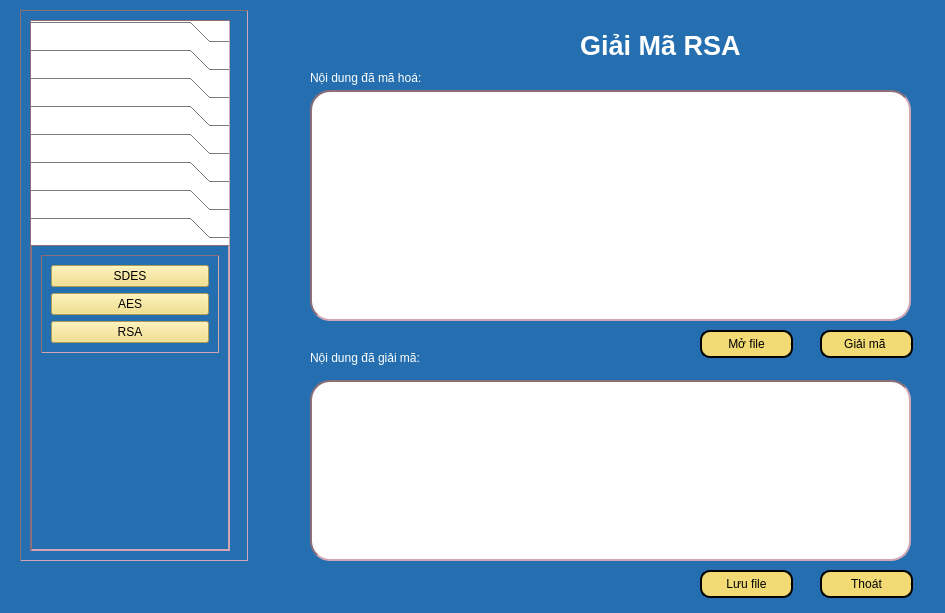
<?xml version="1.0" encoding="UTF-8"?>
<ui version="4.0">
 <class>Dialog</class>
 <widget class="QDialog" name="Dialog">
  <property name="geometry">
   <rect>
    <x>0</x>
    <y>0</y>
    <width>945</width>
    <height>613</height>
   </rect>
  </property>
  <property name="windowTitle">
   <string>Dialog</string>
  </property>
  <property name="styleSheet">
   <string notr="true">background-color:rgb(37, 111, 176);
color:white;</string>
  </property>
  <widget class="QPushButton" name="btnSaveFile">
   <property name="geometry">
    <rect>
     <x>700</x>
     <y>570</y>
     <width>93</width>
     <height>28</height>
    </rect>
   </property>
   <property name="styleSheet">
    <string notr="true">background-color: rgb(242, 219, 116);
border-radius: 10px;
border: 2px solid black;
color:black;</string>
   </property>
   <property name="text">
    <string>Lưu file</string>
   </property>
   <property name="icon">
    <iconset>
     <normaloff>../Icon/icons8-save-file-64.png</normaloff>../Icon/icons8-save-file-64.png</iconset>
   </property>
  </widget>
  <widget class="QLabel" name="label_4">
   <property name="geometry">
    <rect>
     <x>310</x>
     <y>350</y>
     <width>181</width>
     <height>16</height>
    </rect>
   </property>
   <property name="text">
    <string>Nội dung đã giải mã:</string>
   </property>
  </widget>
  <widget class="QPushButton" name="btnOpenFile">
   <property name="geometry">
    <rect>
     <x>700</x>
     <y>330</y>
     <width>93</width>
     <height>28</height>
    </rect>
   </property>
   <property name="styleSheet">
    <string notr="true">background-color: rgb(242, 219, 116);
border-radius: 10px;
border: 2px solid black;
color:black;</string>
   </property>
   <property name="text">
    <string>Mở file</string>
   </property>
   <property name="icon">
    <iconset>
     <normaloff>../Icon/icons8-open-file-40.png</normaloff>../Icon/icons8-open-file-40.png</iconset>
   </property>
  </widget>
  <widget class="QLabel" name="label_2">
   <property name="geometry">
    <rect>
     <x>310</x>
     <y>70</y>
     <width>181</width>
     <height>16</height>
    </rect>
   </property>
   <property name="text">
    <string>Nội dung đã mã hoá:</string>
   </property>
  </widget>
  <widget class="QPushButton" name="btnGiaiMa">
   <property name="geometry">
    <rect>
     <x>820</x>
     <y>330</y>
     <width>93</width>
     <height>28</height>
    </rect>
   </property>
   <property name="styleSheet">
    <string notr="true">background-color: rgb(242, 219, 116);
border-radius: 10px;
border: 2px solid black;
color:black;</string>
   </property>
   <property name="text">
    <string>Giải mã </string>
   </property>
   <property name="icon">
    <iconset>
     <normaloff>../Icon/icons8-encode-32.png</normaloff>../Icon/icons8-encode-32.png</iconset>
   </property>
  </widget>
  <widget class="QLabel" name="label">
   <property name="geometry">
    <rect>
     <x>580</x>
     <y>10</y>
     <width>261</width>
     <height>71</height>
    </rect>
   </property>
   <property name="font">
    <font>
     <pointsize>20</pointsize>
     <weight>75</weight>
     <bold>true</bold>
    </font>
   </property>
   <property name="text">
    <string>Giải Mã RSA</string>
   </property>
  </widget>
  <widget class="QTextEdit" name="txtVanBanGoc">
   <property name="geometry">
    <rect>
     <x>310</x>
     <y>380</y>
     <width>601</width>
     <height>181</height>
    </rect>
   </property>
   <property name="styleSheet">
    <string notr="true">background-color: white;
border: 2px inset #8b6f78;
border-radius:20px;
color:black;</string>
   </property>
  </widget>
  <widget class="QTextEdit" name="txtCiphertext">
   <property name="geometry">
    <rect>
     <x>310</x>
     <y>90</y>
     <width>601</width>
     <height>231</height>
    </rect>
   </property>
   <property name="styleSheet">
    <string notr="true">background-color: white;
border: 2px inset #8b6f78;
border-radius:20px;
color:black;</string>
   </property>
  </widget>
  <widget class="QPushButton" name="btnClose">
   <property name="geometry">
    <rect>
     <x>820</x>
     <y>570</y>
     <width>93</width>
     <height>28</height>
    </rect>
   </property>
   <property name="styleSheet">
    <string notr="true">background-color: rgb(242, 219, 116);
border-radius: 10px;
border: 2px solid black;
color:black;</string>
   </property>
   <property name="text">
    <string>Thoát</string>
   </property>
   <property name="icon">
    <iconset>
     <normaloff>../Icon/icons8-exit-50.png</normaloff>../Icon/icons8-exit-50.png</iconset>
   </property>
  </widget>
  <widget class="QFrame" name="frame">
   <property name="geometry">
    <rect>
     <x>20</x>
     <y>10</y>
     <width>228</width>
     <height>551</height>
    </rect>
   </property>
   <property name="styleSheet">
    <string notr="true">QFrame {
  border-width: 1px;
  border: 1px inset #8b6f78;
}</string>
   </property>
   <property name="frameShape">
    <enum>QFrame::StyledPanel</enum>
   </property>
   <property name="frameShadow">
    <enum>QFrame::Raised</enum>
   </property>
   <layout class="QVBoxLayout" name="verticalLayout_8">
    <item>
     <widget class="QToolBox" name="toolBox">
      <property name="enabled">
       <bool>true</bool>
      </property>
      <property name="sizePolicy">
       <sizepolicy hsizetype="Preferred" vsizetype="Preferred">
        <horstretch>0</horstretch>
        <verstretch>0</verstretch>
       </sizepolicy>
      </property>
      <property name="maximumSize">
       <size>
        <width>200</width>
        <height>16777215</height>
       </size>
      </property>
      <property name="layoutDirection">
       <enum>Qt::LeftToRight</enum>
      </property>
      <property name="styleSheet">
       <string notr="true">QPushButton {
  background-color: #FFC4D0;
}
QToolBox {
 background-color: #FFFFFF;;
  color: #EEEEEE;
}</string>
      </property>
      <property name="currentIndex">
       <number>7</number>
      </property>
      <widget class="QWidget" name="page">
       <property name="geometry">
        <rect>
         <x>0</x>
         <y>0</y>
         <width>119</width>
         <height>74</height>
        </rect>
       </property>
       <attribute name="label">
        <string>Mã hóa chuyển vị</string>
       </attribute>
       <layout class="QVBoxLayout" name="verticalLayout_3">
        <item alignment="Qt::AlignTop">
         <widget class="QFrame" name="frame_6">
          <property name="frameShape">
           <enum>QFrame::StyledPanel</enum>
          </property>
          <property name="frameShadow">
           <enum>QFrame::Raised</enum>
          </property>
          <layout class="QVBoxLayout" name="verticalLayout_5">
           <property name="leftMargin">
            <number>11</number>
           </property>
           <property name="topMargin">
            <number>11</number>
           </property>
           <property name="rightMargin">
            <number>11</number>
           </property>
           <property name="bottomMargin">
            <number>11</number>
           </property>
           <item>
            <widget class="QPushButton" name="actionHai_dong_MaHoa">
             <property name="styleSheet">
              <string notr="true">background-color: rgb(242, 219, 116);
color:black;</string>
             </property>
             <property name="text">
              <string>Chuyển vị hai dòng</string>
             </property>
            </widget>
           </item>
           <item>
            <widget class="QPushButton" name="actionNhieu_dong_MaHoa">
             <property name="styleSheet">
              <string notr="true">background-color: rgb(242, 219, 116);
color:black;</string>
             </property>
             <property name="text">
              <string>Chuyển vị nhiều dòng</string>
             </property>
            </widget>
           </item>
          </layout>
         </widget>
        </item>
       </layout>
      </widget>
      <widget class="QWidget" name="page_2">
       <property name="geometry">
        <rect>
         <x>0</x>
         <y>0</y>
         <width>98</width>
         <height>106</height>
        </rect>
       </property>
       <attribute name="label">
        <string>Mã hóa thay thế</string>
       </attribute>
       <layout class="QVBoxLayout" name="verticalLayout_4">
        <item alignment="Qt::AlignTop">
         <widget class="QFrame" name="frame_10">
          <property name="frameShape">
           <enum>QFrame::StyledPanel</enum>
          </property>
          <property name="frameShadow">
           <enum>QFrame::Raised</enum>
          </property>
          <layout class="QVBoxLayout" name="verticalLayout_6">
           <item>
            <widget class="QPushButton" name="actionCeasar_MaHoa">
             <property name="styleSheet">
              <string notr="true">background-color: rgb(242, 219, 116);
color:black;</string>
             </property>
             <property name="text">
              <string>Ceasar</string>
             </property>
            </widget>
           </item>
           <item>
            <widget class="QPushButton" name="actionVignere_MaHoa">
             <property name="styleSheet">
              <string notr="true">background-color: rgb(242, 219, 116);
color:black;</string>
             </property>
             <property name="text">
              <string>Vignere</string>
             </property>
            </widget>
           </item>
           <item>
            <widget class="QPushButton" name="actionBelasco_MaHoa">
             <property name="styleSheet">
              <string notr="true">background-color: rgb(242, 219, 116);
color:black;</string>
             </property>
             <property name="text">
              <string>Belasco</string>
             </property>
            </widget>
           </item>
           <item>
            <widget class="QPushButton" name="actionTrithemius_MaHoa">
             <property name="styleSheet">
              <string notr="true">background-color: rgb(242, 219, 116);
color:black;</string>
             </property>
             <property name="text">
              <string>Trithemius</string>
             </property>
            </widget>
           </item>
          </layout>
         </widget>
        </item>
       </layout>
      </widget>
      <widget class="QWidget" name="page_3">
       <property name="geometry">
        <rect>
         <x>0</x>
         <y>0</y>
         <width>98</width>
         <height>106</height>
        </rect>
       </property>
       <attribute name="label">
        <string>Mã hóa XOR</string>
       </attribute>
       <layout class="QVBoxLayout" name="verticalLayout_7">
        <item alignment="Qt::AlignTop">
         <widget class="QFrame" name="frame_11">
          <property name="frameShape">
           <enum>QFrame::StyledPanel</enum>
          </property>
          <property name="frameShadow">
           <enum>QFrame::Raised</enum>
          </property>
          <layout class="QVBoxLayout" name="verticalLayout_9">
           <item>
            <widget class="QPushButton" name="actionXORCeasar_MaHoa">
             <property name="styleSheet">
              <string notr="true">background-color: rgb(242, 219, 116);
color:black;</string>
             </property>
             <property name="text">
              <string>Ceasar</string>
             </property>
            </widget>
           </item>
           <item>
            <widget class="QPushButton" name="actionXORVignere_MaHoa">
             <property name="styleSheet">
              <string notr="true">background-color: rgb(242, 219, 116);
color:black;</string>
             </property>
             <property name="text">
              <string>Vignere</string>
             </property>
            </widget>
           </item>
           <item>
            <widget class="QPushButton" name="actionXORBelasco_MaHoa">
             <property name="styleSheet">
              <string notr="true">background-color: rgb(242, 219, 116);
color:black;</string>
             </property>
             <property name="text">
              <string>Belasco</string>
             </property>
            </widget>
           </item>
           <item>
            <widget class="QPushButton" name="actionXORTrithemius_MaHoa">
             <property name="styleSheet">
              <string notr="true">background-color: rgb(242, 219, 116);
color:black;</string>
             </property>
             <property name="text">
              <string>Trithemius</string>
             </property>
            </widget>
           </item>
          </layout>
         </widget>
        </item>
       </layout>
      </widget>
      <widget class="QWidget" name="page_4">
       <property name="geometry">
        <rect>
         <x>0</x>
         <y>0</y>
         <width>98</width>
         <height>85</height>
        </rect>
       </property>
       <attribute name="label">
        <string>Mã hóa hiện đại</string>
       </attribute>
       <layout class="QVBoxLayout" name="verticalLayout_11">
        <item alignment="Qt::AlignTop">
         <widget class="QFrame" name="frame_12">
          <property name="frameShape">
           <enum>QFrame::StyledPanel</enum>
          </property>
          <property name="frameShadow">
           <enum>QFrame::Raised</enum>
          </property>
          <layout class="QVBoxLayout" name="verticalLayout_10">
           <item>
            <widget class="QPushButton" name="actionDES_MaHoa">
             <property name="styleSheet">
              <string notr="true">background-color: rgb(242, 219, 116);
color:black;</string>
             </property>
             <property name="text">
              <string>SDES</string>
             </property>
            </widget>
           </item>
           <item>
            <widget class="QPushButton" name="actionAES_MaHoa">
             <property name="styleSheet">
              <string notr="true">background-color: rgb(242, 219, 116);
color:black;</string>
             </property>
             <property name="text">
              <string>AES</string>
             </property>
            </widget>
           </item>
           <item>
            <widget class="QPushButton" name="actionRSA_MaHoa">
             <property name="styleSheet">
              <string notr="true">background-color: rgb(242, 219, 116);
color:black;</string>
             </property>
             <property name="text">
              <string>RSA</string>
             </property>
            </widget>
           </item>
          </layout>
         </widget>
        </item>
       </layout>
      </widget>
      <widget class="QWidget" name="page_5">
       <property name="geometry">
        <rect>
         <x>0</x>
         <y>0</y>
         <width>119</width>
         <height>74</height>
        </rect>
       </property>
       <attribute name="label">
        <string>Giải mã chuyển vị</string>
       </attribute>
       <layout class="QVBoxLayout" name="verticalLayout_18">
        <item alignment="Qt::AlignTop">
         <widget class="QFrame" name="frame_13">
          <property name="frameShape">
           <enum>QFrame::StyledPanel</enum>
          </property>
          <property name="frameShadow">
           <enum>QFrame::Raised</enum>
          </property>
          <layout class="QVBoxLayout" name="verticalLayout_19">
           <property name="leftMargin">
            <number>11</number>
           </property>
           <property name="topMargin">
            <number>11</number>
           </property>
           <property name="rightMargin">
            <number>11</number>
           </property>
           <property name="bottomMargin">
            <number>11</number>
           </property>
           <item>
            <widget class="QPushButton" name="actionHai_dong_GiaiMa">
             <property name="styleSheet">
              <string notr="true">background-color: rgb(242, 219, 116);
color:black;</string>
             </property>
             <property name="text">
              <string>Chuyển vị 2 dòng</string>
             </property>
            </widget>
           </item>
           <item>
            <widget class="QPushButton" name="actionNhieu_dong_GiaiMa">
             <property name="styleSheet">
              <string notr="true">background-color: rgb(242, 219, 116);
color:black;</string>
             </property>
             <property name="text">
              <string>Chuyển vị nhiều dòng</string>
             </property>
            </widget>
           </item>
          </layout>
         </widget>
        </item>
       </layout>
      </widget>
      <widget class="QWidget" name="page_6">
       <property name="geometry">
        <rect>
         <x>0</x>
         <y>0</y>
         <width>98</width>
         <height>116</height>
        </rect>
       </property>
       <attribute name="label">
        <string>Giải mã thay thế</string>
       </attribute>
       <layout class="QVBoxLayout" name="verticalLayout_20">
        <item alignment="Qt::AlignTop">
         <widget class="QFrame" name="frame_18">
          <property name="frameShape">
           <enum>QFrame::StyledPanel</enum>
          </property>
          <property name="frameShadow">
           <enum>QFrame::Raised</enum>
          </property>
          <layout class="QVBoxLayout" name="verticalLayout_21">
           <property name="leftMargin">
            <number>11</number>
           </property>
           <property name="topMargin">
            <number>11</number>
           </property>
           <property name="rightMargin">
            <number>11</number>
           </property>
           <property name="bottomMargin">
            <number>11</number>
           </property>
           <item>
            <widget class="QPushButton" name="actionCeasar_GiaiMa">
             <property name="styleSheet">
              <string notr="true">background-color: rgb(242, 219, 116);
color:black;</string>
             </property>
             <property name="text">
              <string>Ceasar</string>
             </property>
            </widget>
           </item>
           <item>
            <widget class="QPushButton" name="actionVignere_GiaiMa">
             <property name="styleSheet">
              <string notr="true">background-color: rgb(242, 219, 116);
color:black;</string>
             </property>
             <property name="text">
              <string>Vignere</string>
             </property>
            </widget>
           </item>
           <item>
            <widget class="QPushButton" name="actionBelasco_GiaiMa">
             <property name="styleSheet">
              <string notr="true">background-color: rgb(242, 219, 116);
color:black;</string>
             </property>
             <property name="text">
              <string>Belasco</string>
             </property>
            </widget>
           </item>
           <item>
            <widget class="QPushButton" name="actionTrithemius_GiaiMa">
             <property name="styleSheet">
              <string notr="true">background-color: rgb(242, 219, 116);
color:black;</string>
             </property>
             <property name="text">
              <string>Trithemius</string>
             </property>
            </widget>
           </item>
          </layout>
         </widget>
        </item>
       </layout>
      </widget>
      <widget class="QWidget" name="page_7">
       <property name="geometry">
        <rect>
         <x>0</x>
         <y>0</y>
         <width>98</width>
         <height>116</height>
        </rect>
       </property>
       <attribute name="label">
        <string>Giải mã XOR</string>
       </attribute>
       <layout class="QVBoxLayout" name="verticalLayout_22">
        <item alignment="Qt::AlignTop">
         <widget class="QFrame" name="frame_19">
          <property name="frameShape">
           <enum>QFrame::StyledPanel</enum>
          </property>
          <property name="frameShadow">
           <enum>QFrame::Raised</enum>
          </property>
          <layout class="QVBoxLayout" name="verticalLayout_23">
           <property name="leftMargin">
            <number>11</number>
           </property>
           <property name="topMargin">
            <number>11</number>
           </property>
           <property name="rightMargin">
            <number>11</number>
           </property>
           <property name="bottomMargin">
            <number>11</number>
           </property>
           <item>
            <widget class="QPushButton" name="actionXORCeasar_GiaiMa">
             <property name="styleSheet">
              <string notr="true">background-color: rgb(242, 219, 116);
color:black;</string>
             </property>
             <property name="text">
              <string>Ceasar</string>
             </property>
            </widget>
           </item>
           <item>
            <widget class="QPushButton" name="actionXORVignere_GiaiMa">
             <property name="styleSheet">
              <string notr="true">background-color: rgb(242, 219, 116);
color:black;</string>
             </property>
             <property name="text">
              <string>Vignere</string>
             </property>
            </widget>
           </item>
           <item>
            <widget class="QPushButton" name="actionXORBelasco_GiaiMa">
             <property name="styleSheet">
              <string notr="true">background-color: rgb(242, 219, 116);
color:black;</string>
             </property>
             <property name="text">
              <string>Belasco</string>
             </property>
            </widget>
           </item>
           <item>
            <widget class="QPushButton" name="actionXORTrithemius_GiaiMa">
             <property name="styleSheet">
              <string notr="true">background-color: rgb(242, 219, 116);
color:black;</string>
             </property>
             <property name="text">
              <string>Trithemius</string>
             </property>
            </widget>
           </item>
          </layout>
         </widget>
        </item>
       </layout>
      </widget>
      <widget class="QWidget" name="page_8">
       <property name="geometry">
        <rect>
         <x>0</x>
         <y>0</y>
         <width>196</width>
         <height>357</height>
        </rect>
       </property>
       <attribute name="label">
        <string>Giải mã hiện đại</string>
       </attribute>
       <layout class="QVBoxLayout" name="verticalLayout_24">
        <item alignment="Qt::AlignTop">
         <widget class="QFrame" name="frame_20">
          <property name="frameShape">
           <enum>QFrame::StyledPanel</enum>
          </property>
          <property name="frameShadow">
           <enum>QFrame::Raised</enum>
          </property>
          <layout class="QVBoxLayout" name="verticalLayout_25">
           <item>
            <widget class="QPushButton" name="actionDES_GiaiMa">
             <property name="styleSheet">
              <string notr="true">background-color: rgb(242, 219, 116);
color:black;</string>
             </property>
             <property name="text">
              <string>SDES</string>
             </property>
            </widget>
           </item>
           <item>
            <widget class="QPushButton" name="actionAES_GiaiMa">
             <property name="styleSheet">
              <string notr="true">background-color: rgb(242, 219, 116);
color:black;</string>
             </property>
             <property name="text">
              <string>AES</string>
             </property>
            </widget>
           </item>
           <item>
            <widget class="QPushButton" name="actionRSA_GiaiMa">
             <property name="styleSheet">
              <string notr="true">background-color: rgb(242, 219, 116);
color:black;</string>
             </property>
             <property name="text">
              <string>RSA</string>
             </property>
            </widget>
           </item>
          </layout>
         </widget>
        </item>
       </layout>
      </widget>
     </widget>
    </item>
   </layout>
  </widget>
 </widget>
 <resources/>
 <connections/>
</ui>
